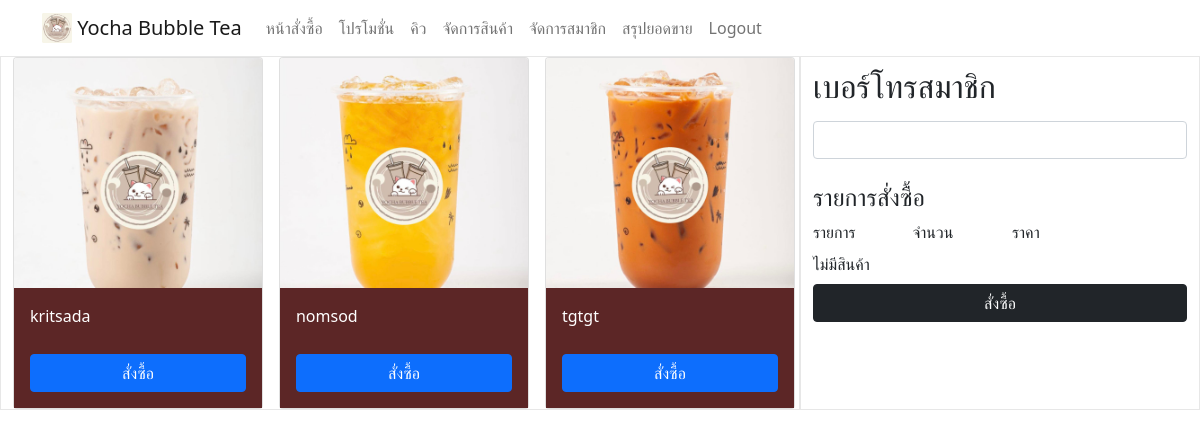
The page /employee/home.php (signed in) on the database its author committed.
### tables this page shows
CREATE TABLE `product` (
  `pro_id` int(11) NOT NULL,
  `name` varchar(50) NOT NULL,
  `type` varchar(25) NOT NULL,
  `image` varchar(100) NOT NULL
);

### employee/home.php (the view, shortened to what this page needs)
<?php
include("navbar_em.php");
include("../connection.php");
$sql = "SELECT * FROM product WHERE type = 'drink'";
$result = $conn->query($sql);
?>
<html lang="en">
<head>
    <link id="theme" rel="stylesheet" href="../assets/css/home.css">
    <link href="https://cdn.jsdelivr.net/npm/bootstrap@5.0.2/dist/css/bootstrap.min.css" rel="stylesheet">
</head>
<body>
    <div class="container-fluid">
        <div class="row">
            <div class="container-order-list col-md-8">
                <div class="row">
                    <?php
                    while ($row = $result->fetch_assoc()) {
                        echo '<div class="col-md-4" id="' .$row['pro_id']. '" onclick="showProId(' . $row['pro_id'] . ')">';
                        echo '    <div class="card" style="width: 250px;" id="item_card">';
                        echo '        <img src="../assets/img/product/' . $row['image'] . '" class="card-img-top" alt=" '.$row['name']. ' ">';
                        echo '        <div class="card-body">';
                        echo '            <p class="card-text">' . $row['name'] . '</p>';
                        echo '            <button type="button" class="btn btn-primary" onclick="document.getElementById(\'popup\').style.display=\'block\'">สั่งซื้อ</button>';
                        echo '        </div>';
                        echo '    </div>';
                        echo '</div>';
                    }
                    ?>
                </div>
            </div>
            <form  action="confirm_order.php" class="container-order col-md-4">
                <label class="form-label" for="men_id"> <h2>เบอร์โทรสมาชิก</h2></label>
                <input type="text" class="form-control" id="searchInput" onkeyup="showResult(this.value)" name="mem_id" value="">
                <br>
                <h4>รายการสั่งซื้อ</h4>
                <div class="row mb-2">
                    <div class="col">
                        รายการ
                    </div>
                    <div class="col">
                        จำนวน
                    </div>
                    <div class="col">
                        ราคา
                    </div>
                    <div class="col"></div>
                </div>
                <?php
                    if (!empty($_SESSION['cart'])) {
                        foreach ($_SESSION['cart'] as $index => $order) {
                            echo '<div class="row mb-2">';
                            echo '  <div class="col">';
                            echo        $order['drink']['name'] . ' ' . $order['size'];
                            if (!empty($order['topping']['name'])) {
                                echo '<div> + '. $order['topping']['name'] . '</div>';
                            }
                            echo '  </div>';
                            echo '  <div class="col">';
                            echo        '1';
                            echo '  </div>';
                            echo '  <div class="col">';
                            echo        $order['price'];
                            echo '  </div>';
                            echo '  <div class="col">';
                            echo        '<a class="btn btn-danger pt-1" href="remove_from_cart.php?cart_index=' . $index . '">X</a>';
                            echo '  </div>';
                            echo '</div>';
                        }
                    } else {
                        echo '<div class="mb-2">ไม่มีสินค้า</div>';
                    }
                ?>
                <button type="submit" class="btn btn-dark">สั่งซื้อ</button>
            </form>
        </div>
    </div>
</body>
</html>

### assets/css/home.css (style rules this page uses)
.container-order-list { padding: 0px 10px; border: 1px solid #00000018; }
.container-order { display: flex; flex-direction: column; border: 1px solid #00000018; padding: 10px; }
.card-body { display: flex; flex-direction: column; gap: 10px; padding: 10px; background-color: #5c2626; color: white; }

### rows shown on the page
product: image (picture), name "kritsada"
product: image (picture), name "nomsod"
product: image (picture), name "tgtgt"
